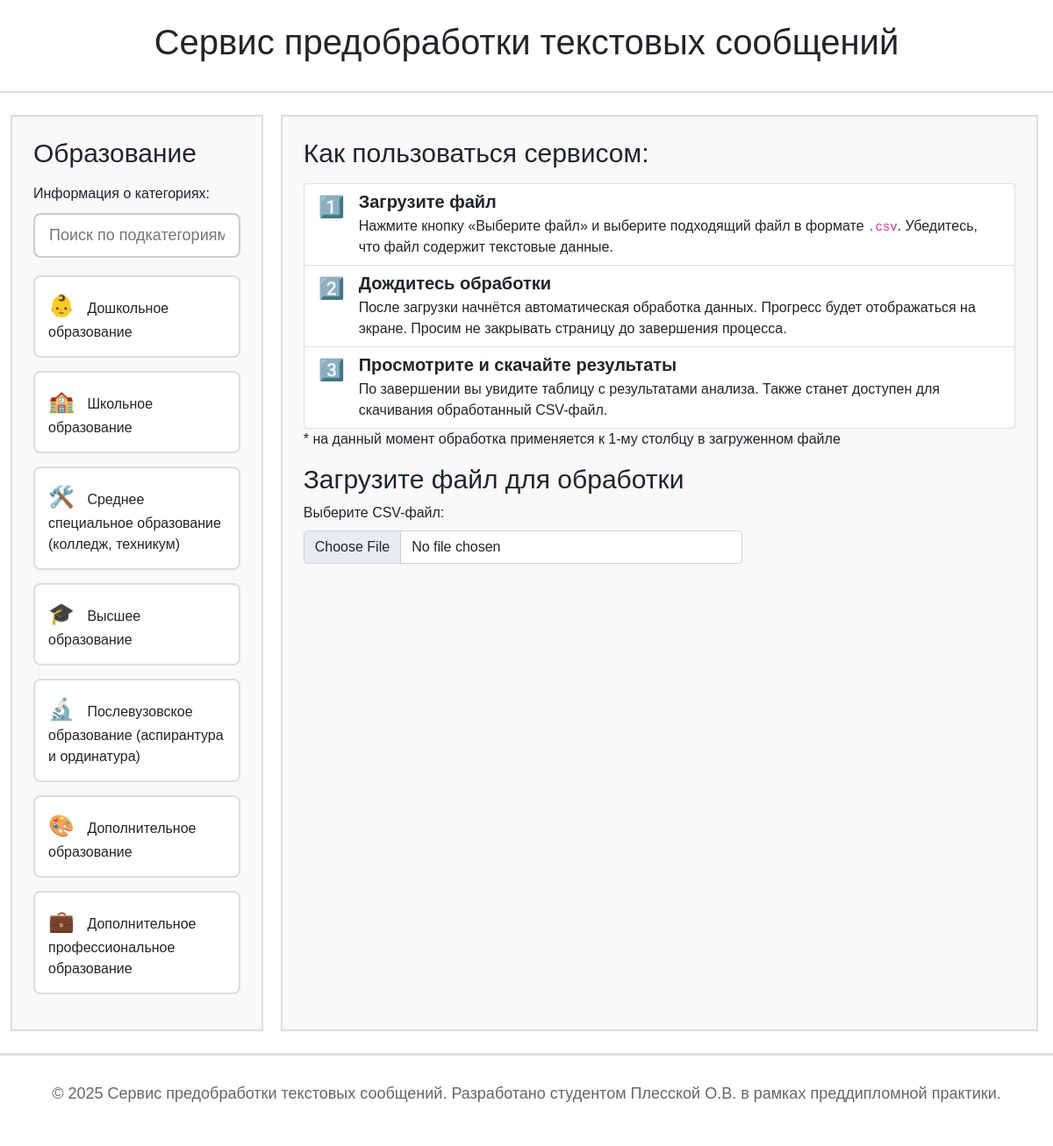
The page / on the database its author committed.
### polls/models.py (models this page shows, shortened)
class Category(models.Model):
    identifier = models.AutoField(primary_key=True)   # Автоинкрементный идентификатор
    name = models.CharField(max_length=255, verbose_name="Название категории")
    emoji = models.CharField(max_length=10, verbose_name="Эмодзи", default='')
    class Meta:
        verbose_name = 'Категория'
        verbose_name_plural = 'Категории'

### polls/views.py (the view)
# urls.py: path('', views.upload_file, name='home_view'),
@csrf_exempt
def upload_file(request):
    html_table = ''
    headers = []  # <-- добавляем здесь
    table_data = []
    if request.method == 'POST':
        form = UploadFileForm(request.POST, request.FILES)
        if form.is_valid():
            up_file = form.save()
            tokenizer, model = load_model_and_tokenizer()
            device = torch.device("cuda" if torch.cuda.is_available() else "cpu")
            model.to(device)
            model.eval()
            file_path = default_storage.path(up_file.file.name)
            data = pd.read_csv(file_path, header=None)
            texts = data.iloc[:, 0].values
            dataset = PredictionDataset(texts=texts, tokenizer=tokenizer)
            dataloader = DataLoader(dataset, batch_size=64, shuffle=False)
            all_active_labels = []
            for batch in tqdm(dataloader, desc="Предсказание"):
                input_ids = batch["input_ids"].to(device)
                attention_mask = batch["attention_mask"].to(device)
                with torch.no_grad():
                    outputs = model(input_ids=input_ids, attention_mask=attention_mask)
                    probs_batch = torch.sigmoid(outputs.logits).cpu().numpy()
                    probs_batch = probs_batch.squeeze(1) if probs_batch.ndim == 3 else probs_batch
                    adaptive_thresholds = np.max(probs_batch, axis=1) * SCALING_FACTOR
                    active_labels_batch = (probs_batch > adaptive_thresholds[:, np.newaxis]).astype(int)
                    active_indices_batch = [
                        ",".join(map(str, (np.where(active_labels)[0] + 1)))
                        if np.any(active_labels) else ""
                        for active_labels in active_labels_batch
                    ]
                all_active_labels.extend(active_indices_batch)
            output_df = pd.DataFrame({
                "text": texts,
                "predicted_labels": all_active_labels
            })
            labels_path = os.path.join(os.path.dirname(__file__), 'Классификации.xlsx')
            if not os.path.exists(labels_path):
                raise FileNotFoundError(f"Файл {labels_path} не найден.")
            labels_df = pd.read_excel(labels_path)
            required_columns = ['id', 'level_3']
            missing_cols = [col for col in required_columns if col not in labels_df.columns]
            if missing_cols:
                raise KeyError(f"В Excel-файле отсутствуют колонки: {missing_cols}")
            label_dict = dict(zip(labels_df['id'], labels_df['level_3']))
            def map_labels(label_str, label_map):
                try:
                    ids = [int(x.strip()) for x in str(label_str).split(",")]
                    return "; ".join([label_map[id] for id in ids if id in label_map])
                except Exception as e:
                    print("Ошибка при маппинге меток:", e)
                    return ""
            output_df['predicted_labels'] = output_df['predicted_labels'].apply(lambda x: map_labels(x, label_dict))
            csv_buffer = StringIO()
            output_df.to_csv(csv_buffer, index=False, encoding='utf-8-sig')
            csv_content = ContentFile(csv_buffer.getvalue().encode('utf-8'))
            file_name = f"processed_{up_file.file.name.split('/')[-1]}.csv"
            up_file.processed_file.save(file_name, csv_content)
            up_file.save()
            preview = output_df.head(10).to_dict(orient='records')
            download_url = up_file.processed_file.url
            graph1_url, graph2_url = generate_graphs(output_df)
            wordcloud_url = generate_wordcloud(output_df)
            return JsonResponse({
            'preview': preview,
            'download_url': download_url,
            'graph1_url': graph1_url,
            'graph2_url': graph2_url,
            'wordcloud_url': wordcloud_url
            })
        else:
            return JsonResponse({"error": form.errors}, status=400)
    else:
        form = UploadFileForm()
    categories = Category.objects.all()
    return render(request, 'polls/index.html', {'categories': categories, 'form': form, })

### polls/forms.py (shortened to what this page needs)
class UploadFileForm(forms.ModelForm):
    class Meta:
        model = Up_Fle
        fields = ['file']

### polls/templates/polls/index.html (shortened to what this page needs)
<!DOCTYPE html>
<html lang="ru">
<head>
    {% load static %}
    <link rel="stylesheet" href="{% static 'polls/styles.css' %}">
    <link rel="stylesheet" href="{% static 'polls/bootstrap.min.css' %}">
</head>
<body>
    <header class="text-center py-4 bg-white shadow-sm">
        <h1>Сервис предобработки текстовых сообщений</h1>
    </header>
    <main>
        <div class="container">
            <div class="custom-wrapper">
                <section class="col-12 col-md-3 bg-light p-4 left-section">
                    <h2>Образование</h2>
                    <p>Информация о категориях:</p>
                    <input type="text" id="search" placeholder="Поиск по подкатегориям" onkeyup="filterSubcategories()">
                    <ul id="category-list">
                        {% for category in categories %}
                            <li class="level-1">
                                <span class="emoji">{{ category.emoji }}</span> {{ category.name }}
                            </li>
                        {% endfor %}
                    </ul>
                </section>
                <section class="col-12 col-md-9 bg-light p-4 right-section">
                    <h2>Как пользоваться сервисом:</h2>
                    <section class="how-to-use my-3">
                        <div class="">
                            <ul class="list-group">
                                <li class="list-group-item d-flex align-items-start">
                                    <span class="me-3 fs-4">1️⃣</span>
                                    <div>
                                        <h5 class="fw-bold mb-1">Загрузите файл</h5>
                                        <p class="mb-0">Нажмите кнопку «Выберите файл» и выберите подходящий файл в формате <code>.csv</code>. Убедитесь, что файл содержит текстовые данные.</p>
                                    </div>
                                </li>
                                <li class="list-group-item d-flex align-items-start">
                                    <span class="me-3 fs-4">2️⃣</span>
                                    <div>
                                        <h5 class="fw-bold mb-1">Дождитесь обработки</h5>
                                        <p class="mb-0">После загрузки начнётся автоматическая обработка данных. Прогресс будет отображаться на экране. Просим не закрывать страницу до завершения процесса.</p>
                                    </div>
                                </li>
                                <li class="list-group-item d-flex align-items-start">
                                    <span class="me-3 fs-4">3️⃣</span>
                                    <div>
                                        <h5 class="fw-bold mb-1">Просмотрите и скачайте результаты </h5>
                                        <p class="mb-0">По завершении вы увидите таблицу с результатами анализа. Также станет доступен для скачивания обработанный CSV-файл.</p>
                                    </div>
                                </li>
                            </ul>
                            <p class="mb-0">* на данный момент обработка применяется к 1-му столбцу в загруженном файле</p>
                        </div>
                    </section>
                    <h2 class="display-6 text-black mb-2">Загрузите файл для обработки</h2>
                    <form id="upload-form" method="post" enctype="multipart/form-data">
                        <label for="file-upload" class="form-label mb-2">Выберите CSV-файл:</label>
                        <div class="d-flex align-items-center gap-2" style="max-width: 500px;">
                            <input class="form-control" type="file" name="file" id="file-upload" accept=".csv">
                        </div>
                    </form>
                </section>
            </div>
        </div>
    </main>
    <footer>
        <p>© 2025 Сервис предобработки текстовых сообщений. Разработано студентом Плесской О.В. в рамках преддипломной практики.</p>
    </footer>
</body>
</html>

### polls/static/polls/styles.css (style rules this page uses)
* { margin: 0; padding: 0; box-sizing: border-box; font-family: Arial, sans-serif; }
body { background-color: #f4f4f4; color: #333; line-height: 1.6; font-size: 18px; }
header { font-weight: 600; text-align: center; padding: 15px 0px; background-color: #fff; border-bottom: 2px solid #ddd; }
h1 { font-size: 42px; margin-bottom: 20px; }
.container { display: flex; justify-content: space-between; max-width: 100% !important; margin-left: 0; margin-right: auto; padding: 25px; background-color: #fff; gap: 20px; }
.left-section { flex: 5; padding: 16px 16px 0px 16px; border: 2px solid #ddd; background-color: #fff; }
.right-section { flex: 11; padding: 16px 16px 0px 16px; border: 2px solid #ddd; background-color: #fff; }
.left-section h2, .right-section h2 { font-size: 30px; margin-bottom: 16px; }
.left-section p { margin-bottom: 10px; }
.left-section input[type="text"] { width: 100%; padding: 10px 16px; margin-bottom: 20px; border: 2px solid #ccc; border-radius: 8px; font-size: 18px; }
.left-section ul { list-style-type: none; padding: 0; }
.left-section li { margin-bottom: 15px; position: relative; cursor: pointer; padding: 15px; border: 2px solid #ddd; border-radius: 8px; }
.left-section .emoji { margin-right: 10px; font-size: 24px; }
footer { text-align: center; padding: 30px 0; background-color: #fff; border-top: 3px solid #ddd; margin-top: 0px; }
footer p { text-align: center; font-size: 18px; color: #666; }
.custom-wrapper { display: flex; justify-content: space-between; margin-left: 0; margin-right: auto; padding-left: 0; padding-right: 25px; gap: 20px; background-color: #fff; }
.level-1 { background-color: #ffffff; padding: 10px; border-bottom: 1px solid #ddd; }

### rows shown on the page
Category: emoji "👶", name "Дошкольное образование"
Category: emoji "🏫", name "Школьное образование"
Category: emoji "🛠️", name "Среднее специальное образование (колледж, техникум)"
Category: emoji "🎓", name "Высшее образование"
Category: emoji "🔬", name "Послевузовское образование (аспирантура и ординатура)"
Category: emoji "🎨", name "Дополнительное образование"
Category: emoji "💼", name "Дополнительное профессиональное образование"
